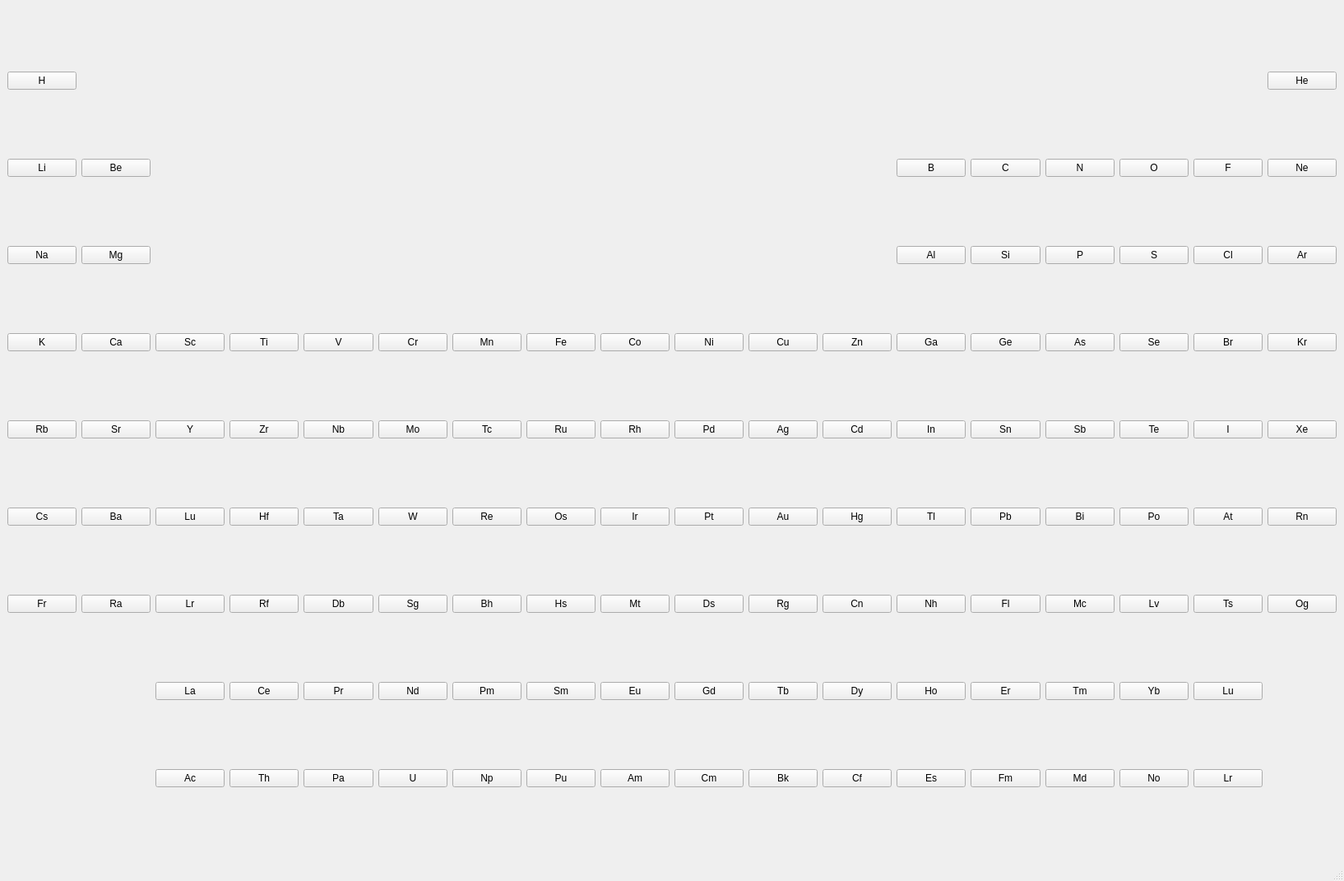
<?xml version="1.0" encoding="UTF-8"?>
<ui version="4.0">
 <class>MainWindow</class>
 <widget class="QMainWindow" name="MainWindow">
  <property name="geometry">
   <rect>
    <x>0</x>
    <y>0</y>
    <width>1634</width>
    <height>1071</height>
   </rect>
  </property>
  <property name="font">
   <font>
    <family>.AppleSystemUIFont</family>
   </font>
  </property>
  <property name="windowTitle">
   <string>MainWindow</string>
  </property>
  <widget class="QWidget" name="centralwidget">
   <layout class="QGridLayout" name="gridLayout">
    <item row="5" column="9">
     <widget class="QPushButton" name="btnPLATUM">
      <property name="enabled">
       <bool>true</bool>
      </property>
      <property name="text">
       <string>Pt</string>
      </property>
     </widget>
    </item>
    <item row="3" column="13">
     <widget class="QPushButton" name="btnGermanium">
      <property name="enabled">
       <bool>true</bool>
      </property>
      <property name="text">
       <string>Ge</string>
      </property>
     </widget>
    </item>
    <item row="4" column="13">
     <widget class="QPushButton" name="btnTin">
      <property name="enabled">
       <bool>true</bool>
      </property>
      <property name="text">
       <string>Sn</string>
      </property>
     </widget>
    </item>
    <item row="5" column="11">
     <widget class="QPushButton" name="btnMercury">
      <property name="enabled">
       <bool>true</bool>
      </property>
      <property name="text">
       <string>Hg</string>
      </property>
     </widget>
    </item>
    <item row="1" column="17">
     <widget class="QPushButton" name="btnNeon">
      <property name="enabled">
       <bool>true</bool>
      </property>
      <property name="text">
       <string>Ne</string>
      </property>
     </widget>
    </item>
    <item row="5" column="7">
     <widget class="QPushButton" name="btnOsmium">
      <property name="enabled">
       <bool>true</bool>
      </property>
      <property name="text">
       <string>Os</string>
      </property>
     </widget>
    </item>
    <item row="3" column="3">
     <widget class="QPushButton" name="btnTitanium">
      <property name="enabled">
       <bool>true</bool>
      </property>
      <property name="text">
       <string>Ti</string>
      </property>
     </widget>
    </item>
    <item row="9" column="3">
     <widget class="QPushButton" name="btnThorium">
      <property name="text">
       <string>Th</string>
      </property>
     </widget>
    </item>
    <item row="6" column="17">
     <widget class="QPushButton" name="btnOganesson">
      <property name="enabled">
       <bool>true</bool>
      </property>
      <property name="text">
       <string>Og</string>
      </property>
     </widget>
    </item>
    <item row="6" column="14">
     <widget class="QPushButton" name="btnMoscovium">
      <property name="enabled">
       <bool>true</bool>
      </property>
      <property name="text">
       <string>Mc</string>
      </property>
     </widget>
    </item>
    <item row="2" column="1">
     <widget class="QPushButton" name="btnMagnesium">
      <property name="enabled">
       <bool>true</bool>
      </property>
      <property name="text">
       <string>Mg</string>
      </property>
     </widget>
    </item>
    <item row="5" column="2">
     <widget class="QPushButton" name="LANTHANIDE">
      <property name="enabled">
       <bool>true</bool>
      </property>
      <property name="text">
       <string>Lu</string>
      </property>
     </widget>
    </item>
    <item row="4" column="7">
     <widget class="QPushButton" name="btnRuthenium">
      <property name="enabled">
       <bool>true</bool>
      </property>
      <property name="text">
       <string>Ru</string>
      </property>
     </widget>
    </item>
    <item row="9" column="15">
     <widget class="QPushButton" name="btnNobelium">
      <property name="text">
       <string>No</string>
      </property>
     </widget>
    </item>
    <item row="3" column="11">
     <widget class="QPushButton" name="btnZinc">
      <property name="enabled">
       <bool>true</bool>
      </property>
      <property name="text">
       <string>Zn</string>
      </property>
     </widget>
    </item>
    <item row="5" column="3">
     <widget class="QPushButton" name="btnHafnium">
      <property name="enabled">
       <bool>true</bool>
      </property>
      <property name="text">
       <string>Hf</string>
      </property>
     </widget>
    </item>
    <item row="2" column="14">
     <widget class="QPushButton" name="btnPhosphorus">
      <property name="enabled">
       <bool>true</bool>
      </property>
      <property name="text">
       <string>P</string>
      </property>
     </widget>
    </item>
    <item row="5" column="6">
     <widget class="QPushButton" name="btnRhenium">
      <property name="enabled">
       <bool>true</bool>
      </property>
      <property name="text">
       <string>Re</string>
      </property>
     </widget>
    </item>
    <item row="8" column="12">
     <widget class="QPushButton" name="btnHolmium">
      <property name="text">
       <string>Ho</string>
      </property>
     </widget>
    </item>
    <item row="4" column="12">
     <widget class="QPushButton" name="btnIndium">
      <property name="enabled">
       <bool>true</bool>
      </property>
      <property name="text">
       <string>In</string>
      </property>
     </widget>
    </item>
    <item row="6" column="12">
     <widget class="QPushButton" name="btnNihonium">
      <property name="enabled">
       <bool>true</bool>
      </property>
      <property name="text">
       <string>Nh</string>
      </property>
     </widget>
    </item>
    <item row="9" column="4">
     <widget class="QPushButton" name="btnProtactinium">
      <property name="text">
       <string>Pa</string>
      </property>
     </widget>
    </item>
    <item row="3" column="6">
     <widget class="QPushButton" name="btnManganese">
      <property name="enabled">
       <bool>true</bool>
      </property>
      <property name="text">
       <string>Mn</string>
      </property>
     </widget>
    </item>
    <item row="8" column="5">
     <widget class="QPushButton" name="btnNeodymium">
      <property name="text">
       <string>Nd</string>
      </property>
     </widget>
    </item>
    <item row="0" column="17">
     <widget class="QPushButton" name="btnHelium">
      <property name="enabled">
       <bool>true</bool>
      </property>
      <property name="text">
       <string>He</string>
      </property>
     </widget>
    </item>
    <item row="1" column="14">
     <widget class="QPushButton" name="btnNitrogen">
      <property name="enabled">
       <bool>true</bool>
      </property>
      <property name="text">
       <string>N</string>
      </property>
     </widget>
    </item>
    <item row="5" column="17">
     <widget class="QPushButton" name="btnRadon">
      <property name="enabled">
       <bool>true</bool>
      </property>
      <property name="text">
       <string>Rn</string>
      </property>
     </widget>
    </item>
    <item row="3" column="4">
     <widget class="QPushButton" name="btnVanadium">
      <property name="enabled">
       <bool>true</bool>
      </property>
      <property name="text">
       <string>V</string>
      </property>
     </widget>
    </item>
    <item row="4" column="8">
     <widget class="QPushButton" name="btnRhodium">
      <property name="enabled">
       <bool>true</bool>
      </property>
      <property name="text">
       <string>Rh</string>
      </property>
     </widget>
    </item>
    <item row="1" column="15">
     <widget class="QPushButton" name="btnOxygen">
      <property name="enabled">
       <bool>true</bool>
      </property>
      <property name="text">
       <string>O</string>
      </property>
     </widget>
    </item>
    <item row="4" column="5">
     <widget class="QPushButton" name="btnMolybdenum">
      <property name="enabled">
       <bool>true</bool>
      </property>
      <property name="text">
       <string>Mo</string>
      </property>
     </widget>
    </item>
    <item row="6" column="5">
     <widget class="QPushButton" name="btnSeaborgium">
      <property name="enabled">
       <bool>true</bool>
      </property>
      <property name="text">
       <string>Sg</string>
      </property>
     </widget>
    </item>
    <item row="8" column="11">
     <widget class="QPushButton" name="btnDysprosium">
      <property name="text">
       <string>Dy</string>
      </property>
     </widget>
    </item>
    <item row="6" column="2">
     <widget class="QPushButton" name="ACTINIDES">
      <property name="enabled">
       <bool>true</bool>
      </property>
      <property name="text">
       <string>Lr</string>
      </property>
     </widget>
    </item>
    <item row="3" column="12">
     <widget class="QPushButton" name="btnGallium">
      <property name="enabled">
       <bool>true</bool>
      </property>
      <property name="text">
       <string>Ga</string>
      </property>
     </widget>
    </item>
    <item row="4" column="3">
     <widget class="QPushButton" name="btnZirconium">
      <property name="enabled">
       <bool>true</bool>
      </property>
      <property name="text">
       <string>Zr</string>
      </property>
     </widget>
    </item>
    <item row="1" column="13">
     <widget class="QPushButton" name="btnCarbon">
      <property name="enabled">
       <bool>true</bool>
      </property>
      <property name="text">
       <string>C</string>
      </property>
     </widget>
    </item>
    <item row="8" column="4">
     <widget class="QPushButton" name="btnPraseodymium">
      <property name="text">
       <string>Pr</string>
      </property>
     </widget>
    </item>
    <item row="3" column="15">
     <widget class="QPushButton" name="btnSelenium">
      <property name="enabled">
       <bool>true</bool>
      </property>
      <property name="text">
       <string>Se</string>
      </property>
     </widget>
    </item>
    <item row="9" column="7">
     <widget class="QPushButton" name="btnPlutonium">
      <property name="text">
       <string>Pu</string>
      </property>
     </widget>
    </item>
    <item row="8" column="10">
     <widget class="QPushButton" name="btnTerbium">
      <property name="text">
       <string>Tb</string>
      </property>
     </widget>
    </item>
    <item row="5" column="5">
     <widget class="QPushButton" name="btnTungsten">
      <property name="enabled">
       <bool>true</bool>
      </property>
      <property name="text">
       <string>W</string>
      </property>
     </widget>
    </item>
    <item row="3" column="1">
     <widget class="QPushButton" name="btnCalcium">
      <property name="enabled">
       <bool>true</bool>
      </property>
      <property name="text">
       <string>Ca</string>
      </property>
     </widget>
    </item>
    <item row="1" column="0">
     <widget class="QPushButton" name="btnLithium">
      <property name="enabled">
       <bool>true</bool>
      </property>
      <property name="text">
       <string>Li</string>
      </property>
     </widget>
    </item>
    <item row="4" column="15">
     <widget class="QPushButton" name="btnTellurium">
      <property name="enabled">
       <bool>true</bool>
      </property>
      <property name="text">
       <string>Te</string>
      </property>
     </widget>
    </item>
    <item row="9" column="11">
     <widget class="QPushButton" name="btnCalifornium">
      <property name="text">
       <string>Cf</string>
      </property>
     </widget>
    </item>
    <item row="6" column="1">
     <widget class="QPushButton" name="btnRadium">
      <property name="enabled">
       <bool>true</bool>
      </property>
      <property name="text">
       <string>Ra</string>
      </property>
     </widget>
    </item>
    <item row="4" column="4">
     <widget class="QPushButton" name="btnNiobium">
      <property name="enabled">
       <bool>true</bool>
      </property>
      <property name="text">
       <string>Nb</string>
      </property>
     </widget>
    </item>
    <item row="3" column="2">
     <widget class="QPushButton" name="btnScandium">
      <property name="enabled">
       <bool>true</bool>
      </property>
      <property name="text">
       <string>Sc</string>
      </property>
     </widget>
    </item>
    <item row="9" column="10">
     <widget class="QPushButton" name="btnBerkelium">
      <property name="text">
       <string>Bk</string>
      </property>
     </widget>
    </item>
    <item row="6" column="10">
     <widget class="QPushButton" name="btnRoentgenium">
      <property name="enabled">
       <bool>true</bool>
      </property>
      <property name="text">
       <string>Rg</string>
      </property>
     </widget>
    </item>
    <item row="6" column="6">
     <widget class="QPushButton" name="btnBohrium">
      <property name="enabled">
       <bool>true</bool>
      </property>
      <property name="text">
       <string>Bh</string>
      </property>
     </widget>
    </item>
    <item row="2" column="17">
     <widget class="QPushButton" name="btnArgon">
      <property name="enabled">
       <bool>true</bool>
      </property>
      <property name="text">
       <string>Ar</string>
      </property>
     </widget>
    </item>
    <item row="3" column="9">
     <widget class="QPushButton" name="btnNickel">
      <property name="enabled">
       <bool>true</bool>
      </property>
      <property name="text">
       <string>Ni</string>
      </property>
     </widget>
    </item>
    <item row="1" column="12">
     <widget class="QPushButton" name="btnBoron">
      <property name="enabled">
       <bool>true</bool>
      </property>
      <property name="text">
       <string>B</string>
      </property>
     </widget>
    </item>
    <item row="5" column="16">
     <widget class="QPushButton" name="btnAstatine">
      <property name="enabled">
       <bool>true</bool>
      </property>
      <property name="text">
       <string>At</string>
      </property>
     </widget>
    </item>
    <item row="8" column="9">
     <widget class="QPushButton" name="btnGadolinium">
      <property name="text">
       <string>Gd</string>
      </property>
     </widget>
    </item>
    <item row="4" column="0">
     <widget class="QPushButton" name="btnRubidium">
      <property name="enabled">
       <bool>true</bool>
      </property>
      <property name="text">
       <string>Rb</string>
      </property>
     </widget>
    </item>
    <item row="5" column="8">
     <widget class="QPushButton" name="btnIridium">
      <property name="enabled">
       <bool>true</bool>
      </property>
      <property name="text">
       <string>Ir</string>
      </property>
     </widget>
    </item>
    <item row="9" column="5">
     <widget class="QPushButton" name="btnUranium">
      <property name="text">
       <string>U</string>
      </property>
     </widget>
    </item>
    <item row="4" column="14">
     <widget class="QPushButton" name="btnAntimony">
      <property name="enabled">
       <bool>true</bool>
      </property>
      <property name="text">
       <string>Sb</string>
      </property>
     </widget>
    </item>
    <item row="1" column="1">
     <widget class="QPushButton" name="btnBeryllium">
      <property name="enabled">
       <bool>true</bool>
      </property>
      <property name="text">
       <string>Be</string>
      </property>
     </widget>
    </item>
    <item row="2" column="13">
     <widget class="QPushButton" name="btnSilicon">
      <property name="enabled">
       <bool>true</bool>
      </property>
      <property name="text">
       <string>Si</string>
      </property>
     </widget>
    </item>
    <item row="5" column="10">
     <widget class="QPushButton" name="btnGold">
      <property name="enabled">
       <bool>true</bool>
      </property>
      <property name="text">
       <string>Au</string>
      </property>
     </widget>
    </item>
    <item row="5" column="13">
     <widget class="QPushButton" name="btnLead">
      <property name="enabled">
       <bool>true</bool>
      </property>
      <property name="text">
       <string>Pb</string>
      </property>
     </widget>
    </item>
    <item row="6" column="11">
     <widget class="QPushButton" name="btnCopernicium">
      <property name="enabled">
       <bool>true</bool>
      </property>
      <property name="text">
       <string>Cn</string>
      </property>
     </widget>
    </item>
    <item row="6" column="15">
     <widget class="QPushButton" name="btnLivermorium">
      <property name="enabled">
       <bool>true</bool>
      </property>
      <property name="text">
       <string>Lv</string>
      </property>
     </widget>
    </item>
    <item row="3" column="8">
     <widget class="QPushButton" name="btnCobalt">
      <property name="enabled">
       <bool>true</bool>
      </property>
      <property name="text">
       <string>Co</string>
      </property>
     </widget>
    </item>
    <item row="5" column="0">
     <widget class="QPushButton" name="btnCesium">
      <property name="enabled">
       <bool>true</bool>
      </property>
      <property name="text">
       <string>Cs</string>
      </property>
     </widget>
    </item>
    <item row="5" column="12">
     <widget class="QPushButton" name="btnThallium">
      <property name="enabled">
       <bool>true</bool>
      </property>
      <property name="text">
       <string>Tl</string>
      </property>
     </widget>
    </item>
    <item row="8" column="2">
     <widget class="QPushButton" name="btnLanthanum">
      <property name="text">
       <string>La</string>
      </property>
     </widget>
    </item>
    <item row="9" column="8">
     <widget class="QPushButton" name="btnAmericium">
      <property name="text">
       <string>Am</string>
      </property>
     </widget>
    </item>
    <item row="9" column="12">
     <widget class="QPushButton" name="btnEinsteinium">
      <property name="text">
       <string>Es</string>
      </property>
     </widget>
    </item>
    <item row="8" column="13">
     <widget class="QPushButton" name="btnErbium">
      <property name="text">
       <string>Er</string>
      </property>
     </widget>
    </item>
    <item row="2" column="12">
     <widget class="QPushButton" name="btnAluminium">
      <property name="enabled">
       <bool>true</bool>
      </property>
      <property name="text">
       <string>Al</string>
      </property>
     </widget>
    </item>
    <item row="4" column="9">
     <widget class="QPushButton" name="btnPalladium">
      <property name="enabled">
       <bool>true</bool>
      </property>
      <property name="text">
       <string>Pd</string>
      </property>
     </widget>
    </item>
    <item row="3" column="5">
     <widget class="QPushButton" name="btnChromium">
      <property name="enabled">
       <bool>true</bool>
      </property>
      <property name="text">
       <string>Cr</string>
      </property>
     </widget>
    </item>
    <item row="4" column="6">
     <widget class="QPushButton" name="btnTechnetium">
      <property name="enabled">
       <bool>true</bool>
      </property>
      <property name="text">
       <string>Tc</string>
      </property>
     </widget>
    </item>
    <item row="4" column="10">
     <widget class="QPushButton" name="btnSilver">
      <property name="enabled">
       <bool>true</bool>
      </property>
      <property name="text">
       <string>Ag</string>
      </property>
     </widget>
    </item>
    <item row="6" column="13">
     <widget class="QPushButton" name="btnFlerovium_2">
      <property name="enabled">
       <bool>true</bool>
      </property>
      <property name="text">
       <string>Fl</string>
      </property>
     </widget>
    </item>
    <item row="3" column="10">
     <widget class="QPushButton" name="btnCopper">
      <property name="enabled">
       <bool>true</bool>
      </property>
      <property name="text">
       <string>Cu</string>
      </property>
     </widget>
    </item>
    <item row="6" column="16">
     <widget class="QPushButton" name="btnTennessine">
      <property name="enabled">
       <bool>true</bool>
      </property>
      <property name="text">
       <string>Ts</string>
      </property>
     </widget>
    </item>
    <item row="3" column="0">
     <widget class="QPushButton" name="btnPotassium">
      <property name="enabled">
       <bool>true</bool>
      </property>
      <property name="text">
       <string>K</string>
      </property>
     </widget>
    </item>
    <item row="3" column="17">
     <widget class="QPushButton" name="btnKrypton">
      <property name="enabled">
       <bool>true</bool>
      </property>
      <property name="text">
       <string>Kr</string>
      </property>
     </widget>
    </item>
    <item row="3" column="16">
     <widget class="QPushButton" name="btnBromine">
      <property name="enabled">
       <bool>true</bool>
      </property>
      <property name="text">
       <string>Br</string>
      </property>
     </widget>
    </item>
    <item row="4" column="16">
     <widget class="QPushButton" name="btnIodine">
      <property name="enabled">
       <bool>true</bool>
      </property>
      <property name="text">
       <string>I</string>
      </property>
     </widget>
    </item>
    <item row="4" column="1">
     <widget class="QPushButton" name="btnStrontium">
      <property name="enabled">
       <bool>true</bool>
      </property>
      <property name="text">
       <string>Sr</string>
      </property>
     </widget>
    </item>
    <item row="6" column="4">
     <widget class="QPushButton" name="btnDubnium">
      <property name="enabled">
       <bool>true</bool>
      </property>
      <property name="text">
       <string>Db</string>
      </property>
     </widget>
    </item>
    <item row="8" column="6">
     <widget class="QPushButton" name="btnPromethium">
      <property name="text">
       <string>Pm</string>
      </property>
     </widget>
    </item>
    <item row="8" column="8">
     <widget class="QPushButton" name="btnEuropium">
      <property name="text">
       <string>Eu</string>
      </property>
     </widget>
    </item>
    <item row="6" column="8">
     <widget class="QPushButton" name="btnMeitnerium">
      <property name="enabled">
       <bool>true</bool>
      </property>
      <property name="text">
       <string>Mt</string>
      </property>
     </widget>
    </item>
    <item row="5" column="4">
     <widget class="QPushButton" name="btnTantalum">
      <property name="enabled">
       <bool>true</bool>
      </property>
      <property name="text">
       <string>Ta</string>
      </property>
     </widget>
    </item>
    <item row="6" column="3">
     <widget class="QPushButton" name="btnRutherfordium">
      <property name="enabled">
       <bool>true</bool>
      </property>
      <property name="text">
       <string>Rf</string>
      </property>
     </widget>
    </item>
    <item row="9" column="2">
     <widget class="QPushButton" name="btnActinium">
      <property name="text">
       <string>Ac</string>
      </property>
     </widget>
    </item>
    <item row="0" column="0">
     <widget class="QPushButton" name="btnHydrogen">
      <property name="enabled">
       <bool>true</bool>
      </property>
      <property name="toolTip">
       <string/>
      </property>
      <property name="statusTip">
       <string/>
      </property>
      <property name="styleSheet">
       <string notr="true"/>
      </property>
      <property name="text">
       <string>H</string>
      </property>
     </widget>
    </item>
    <item row="4" column="11">
     <widget class="QPushButton" name="btnCadmium">
      <property name="enabled">
       <bool>true</bool>
      </property>
      <property name="text">
       <string>Cd</string>
      </property>
     </widget>
    </item>
    <item row="8" column="7">
     <widget class="QPushButton" name="btnSamarium">
      <property name="text">
       <string>Sm</string>
      </property>
     </widget>
    </item>
    <item row="3" column="14">
     <widget class="QPushButton" name="btnArsenic">
      <property name="enabled">
       <bool>true</bool>
      </property>
      <property name="text">
       <string>As</string>
      </property>
     </widget>
    </item>
    <item row="9" column="13">
     <widget class="QPushButton" name="btnFermium">
      <property name="text">
       <string>Fm</string>
      </property>
     </widget>
    </item>
    <item row="3" column="7">
     <widget class="QPushButton" name="btnIron">
      <property name="enabled">
       <bool>true</bool>
      </property>
      <property name="text">
       <string>Fe</string>
      </property>
     </widget>
    </item>
    <item row="6" column="0">
     <widget class="QPushButton" name="btnFrancium">
      <property name="enabled">
       <bool>true</bool>
      </property>
      <property name="text">
       <string>Fr</string>
      </property>
     </widget>
    </item>
    <item row="9" column="6">
     <widget class="QPushButton" name="btnNeptunium">
      <property name="text">
       <string>Np</string>
      </property>
     </widget>
    </item>
    <item row="5" column="14">
     <widget class="QPushButton" name="btnBismuth">
      <property name="enabled">
       <bool>true</bool>
      </property>
      <property name="text">
       <string>Bi</string>
      </property>
     </widget>
    </item>
    <item row="5" column="15">
     <widget class="QPushButton" name="btnPolonium">
      <property name="enabled">
       <bool>true</bool>
      </property>
      <property name="text">
       <string>Po</string>
      </property>
     </widget>
    </item>
    <item row="6" column="7">
     <widget class="QPushButton" name="btnHassium">
      <property name="enabled">
       <bool>true</bool>
      </property>
      <property name="text">
       <string>Hs</string>
      </property>
     </widget>
    </item>
    <item row="9" column="9">
     <widget class="QPushButton" name="btnCurium">
      <property name="text">
       <string>Cm</string>
      </property>
     </widget>
    </item>
    <item row="6" column="9">
     <widget class="QPushButton" name="btnDarmstadtium">
      <property name="enabled">
       <bool>true</bool>
      </property>
      <property name="text">
       <string>Ds</string>
      </property>
     </widget>
    </item>
    <item row="4" column="2">
     <widget class="QPushButton" name="btnYttrium">
      <property name="enabled">
       <bool>true</bool>
      </property>
      <property name="text">
       <string>Y</string>
      </property>
     </widget>
    </item>
    <item row="4" column="17">
     <widget class="QPushButton" name="btnXenon">
      <property name="enabled">
       <bool>true</bool>
      </property>
      <property name="text">
       <string>Xe</string>
      </property>
     </widget>
    </item>
    <item row="2" column="16">
     <widget class="QPushButton" name="btnChlorine">
      <property name="enabled">
       <bool>true</bool>
      </property>
      <property name="text">
       <string>Cl</string>
      </property>
     </widget>
    </item>
    <item row="2" column="15">
     <widget class="QPushButton" name="btnSulfur">
      <property name="enabled">
       <bool>true</bool>
      </property>
      <property name="text">
       <string>S</string>
      </property>
     </widget>
    </item>
    <item row="5" column="1">
     <widget class="QPushButton" name="btnBarium">
      <property name="enabled">
       <bool>true</bool>
      </property>
      <property name="text">
       <string>Ba</string>
      </property>
     </widget>
    </item>
    <item row="9" column="14">
     <widget class="QPushButton" name="btnMendelevium">
      <property name="text">
       <string>Md</string>
      </property>
     </widget>
    </item>
    <item row="1" column="16">
     <widget class="QPushButton" name="btnFluorine">
      <property name="enabled">
       <bool>true</bool>
      </property>
      <property name="text">
       <string>F</string>
      </property>
     </widget>
    </item>
    <item row="2" column="0">
     <widget class="QPushButton" name="btnSodium">
      <property name="enabled">
       <bool>true</bool>
      </property>
      <property name="text">
       <string>Na</string>
      </property>
     </widget>
    </item>
    <item row="8" column="3">
     <widget class="QPushButton" name="btnCerium">
      <property name="text">
       <string>Ce</string>
      </property>
     </widget>
    </item>
    <item row="8" column="14">
     <widget class="QPushButton" name="btnThulium">
      <property name="text">
       <string>Tm</string>
      </property>
     </widget>
    </item>
    <item row="8" column="15">
     <widget class="QPushButton" name="btnYtterbium">
      <property name="text">
       <string>Yb</string>
      </property>
     </widget>
    </item>
    <item row="8" column="16">
     <widget class="QPushButton" name="btnLutetium">
      <property name="text">
       <string>Lu</string>
      </property>
     </widget>
    </item>
    <item row="9" column="16">
     <widget class="QPushButton" name="btnLawrencium">
      <property name="text">
       <string>Lr</string>
      </property>
     </widget>
    </item>
   </layout>
  </widget>
  <widget class="QMenuBar" name="menubar">
   <property name="geometry">
    <rect>
     <x>0</x>
     <y>0</y>
     <width>1634</width>
     <height>24</height>
    </rect>
   </property>
  </widget>
  <widget class="QStatusBar" name="statusbar"/>
 </widget>
 <resources/>
 <connections/>
</ui>
